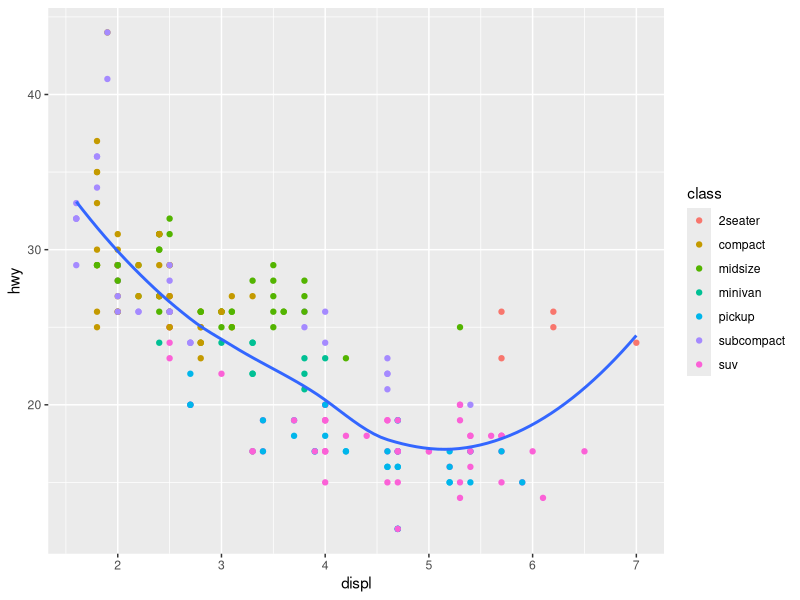
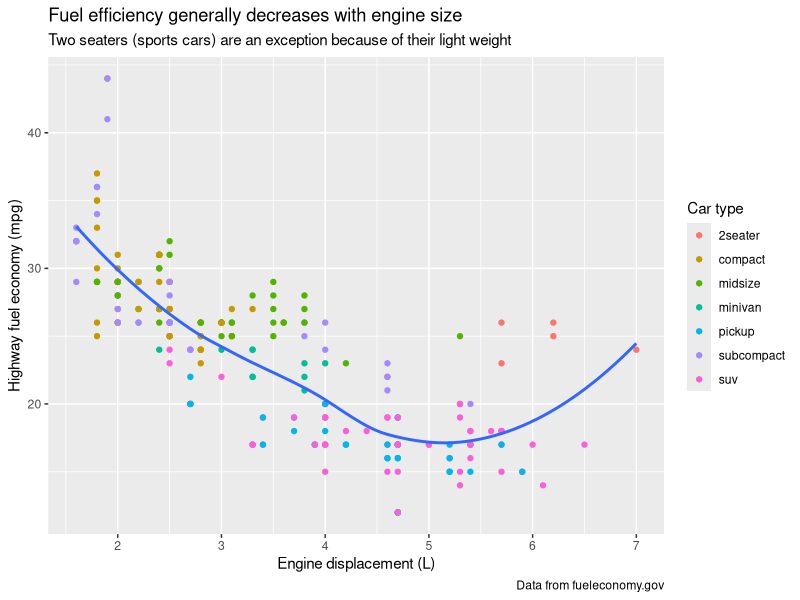
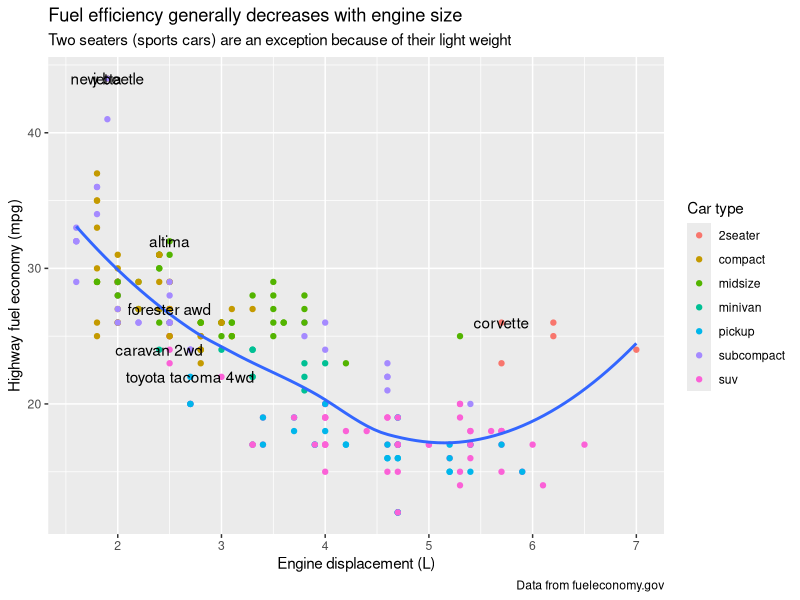
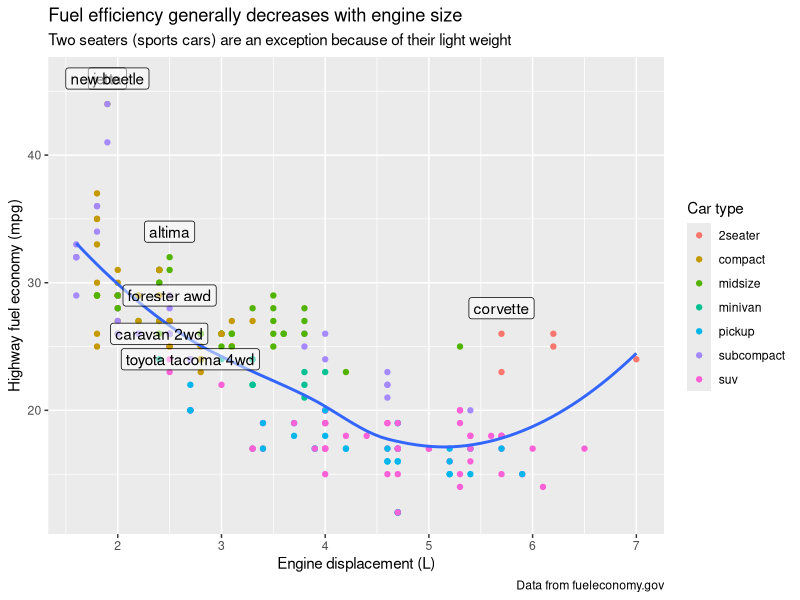
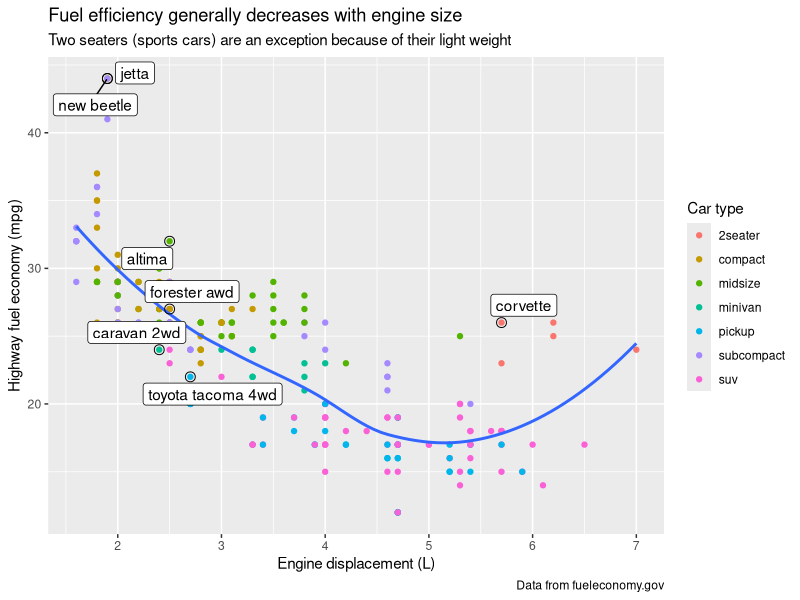
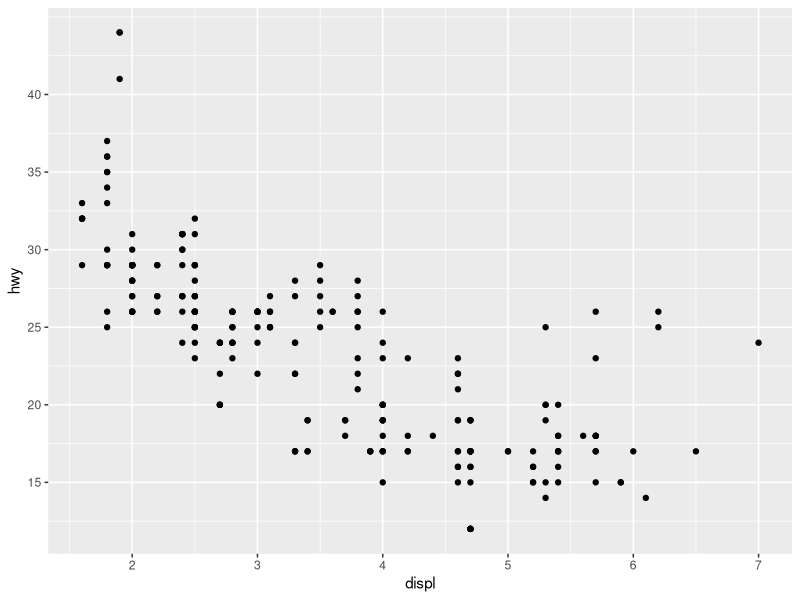

Source code (R) for these figures, in order: (Note: this script raises an error after producing the figures.)
## ---- chunk 1
knitr::opts_chunk$set(echo = TRUE)
# Load libraries
library(tidyverse)
library(ggrepel)
library(viridis)
library(gridExtra)
library(RColorBrewer)
## ---- chunk 2
mpg %>%
  ggplot(aes(displ, hwy)) +
  geom_point(aes(color = class)) +
  geom_smooth(se = FALSE)
## ---- chunk 3
basic_plot <- mpg %>%
  ggplot(aes(displ, hwy)) +
  geom_point(aes(color = class)) +
  geom_smooth(se = FALSE) +
  labs(
    title = "Fuel efficiency generally decreases with engine size",
    subtitle = "Two seaters (sports cars) are an exception because of their light weight",
    caption = "Data from fueleconomy.gov",
    x = "Engine displacement (L)",
    y = "Highway fuel economy (mpg)", 
    color = "Car type"
    )

basic_plot
## ---- chunk 4
## Best MPG in each car class
(best_in_class <- mpg %>%
  group_by(class) %>%
  filter(row_number(desc(hwy)) == 1)
)
## ---- chunk 5
basic_plot +
  geom_text(data = best_in_class, aes(label = model))
## ---- chunk 6
basic_plot +
  geom_label(data = best_in_class, aes(label = model), nudge_y = 2, alpha = 0.5)
## ---- chunk 7
basic_plot +
  geom_point(size = 3, shape = 1, data = best_in_class) +
  ggrepel::geom_label_repel(data = best_in_class, aes(label = model))
## ---- chunk 8
ggplot(mpg, aes(displ, hwy)) +
  geom_point() +
  scale_y_continuous(breaks = seq(15, 40, by = 5))
## ---- chunk 9
presidential %>%
  mutate(id = 33 + row_number()) %>%
  ggplot(aes(start, id, color = party)) +
  geom_point(size = 4) +
  geom_segment(aes(xend = end, yend = id), size = 3) +
  scale_x_date(breaks = presidential$start, date_labels = "'%y") +
  scale_y_continuous(breaks = seq(34, 44, 1), labels = presidential$name) +
  scale_colour_manual(values = c("Republican" = "red", "Democratic" = "blue")) +
  theme(
    panel.grid.minor.x = element_blank(),
    panel.grid.minor.y = element_blank(),
    legend.position = "bottom"
  ) +
  labs(
    title = "The political party of the elected US president regularly changes.",
    x = "",
    y = "",
    color = "Political Party"
  )

## ---- chunk 10
glimpse(presidential)
## ---- chunk 11
presidential %>%
  mutate(id = 33 + row_number())
## ---- chunk 12
presidential %>%
  mutate(id = 33 + row_number()) %>%
  ggplot(aes(start, id, color = party)) +
    geom_point(size = 4)
## ---- chunk 13
presidential %>%
  mutate(id = 33 + row_number()) %>%
  ggplot(aes(start, id, color = party)) +
    geom_point(size = 4) +
    geom_segment(aes(xend = end, yend = id), size = 3)
## ---- chunk 14
presidential %>%
  mutate(id = 33 + row_number()) %>%
  ggplot(aes(start, id, color = party)) +
    geom_point(size = 4) +
    geom_segment(aes(xend = end, yend = id), size = 3) +
    scale_x_date(breaks = presidential$start, date_labels = "'%y")
## ---- chunk 15
presidential %>%
  mutate(id = 33 + row_number()) %>%
  ggplot(aes(start, id, color = party)) +
  geom_point(size = 4) +
  geom_segment(aes(xend = end, yend = id), size = 3) +
  scale_x_date(breaks = presidential$start, date_labels = "'%y") +
  scale_y_continuous(breaks = seq(34, 44, 1), labels = presidential$name)
## ---- chunk 16
presidential %>%
  mutate(id = 33 + row_number()) %>%
  ggplot(aes(start, id, color = party)) +
  geom_point(size = 4) +
  geom_segment(aes(xend = end, yend = id), size = 3) +
  scale_x_date(breaks = presidential$start, date_labels = "'%y") +
  scale_y_continuous(breaks = seq(34, 44, 1), labels = presidential$name) +
  scale_colour_manual(values = c("Republican" = "red", "Democratic" = "blue"))
## ---- chunk 17
presidential %>%
  mutate(id = 33 + row_number()) %>%
  ggplot(aes(start, id, color = party)) +
  geom_point(size = 4) +
  geom_segment(aes(xend = end, yend = id), size = 3) +
  scale_x_date(breaks = presidential$start, date_labels = "'%y") +
  scale_y_continuous(breaks = seq(34, 44, 1), labels = presidential$name) +
  scale_colour_manual(values = c("Republican" = "red", "Democratic" = "blue")) +
  theme(
    panel.grid.minor.x = element_blank(),
    panel.grid.minor.y = element_blank(),
    legend.position = "bottom"
  ) 
## ---- chunk 18
presidential %>%
  mutate(id = 33 + row_number()) %>%
  ggplot(aes(start, id, color = party)) +
  geom_point(size = 4) +
  geom_segment(aes(xend = end, yend = id), size = 3) +
  scale_x_date(breaks = presidential$start, date_labels = "'%y") +
  scale_y_continuous(breaks = seq(34, 44, 1), labels = presidential$name) +
  scale_colour_manual(values = c("Republican" = "red", "Democratic" = "blue")) +
  theme(
    panel.grid.minor.x = element_blank(),
    panel.grid.minor.y = element_blank(),
    legend.position = "bottom"
  ) +
  labs(
    title = "The political party of the elected US president regularly changes.",
    x = "",
    y = "",
    color = "Political Party"
  )
## ---- chunk 19
mpg %>%
  ggplot(aes(displ, hwy)) +
  geom_point(aes(color = drv))

mpg %>%
  ggplot(aes(displ, hwy)) +
  geom_point(aes(color = drv)) +
  scale_colour_brewer(palette = "Set1")

mpg %>%
  ggplot(aes(displ, hwy)) +
  geom_point(aes(color = drv, shape = drv)) +
  scale_colour_brewer(palette = "Set1")
## ---- chunk 20
df <- tibble(
  x = rnorm(10000),
  y = rnorm(10000)
)

regular_plot <- df %>%
  ggplot(aes(x, y)) +
  geom_hex() +
  coord_fixed()

viridis_plot <- df %>%
  ggplot(aes(x, y)) +
  geom_hex() +
  viridis::scale_fill_viridis() +
  coord_fixed()

grid.arrange(regular_plot, viridis_plot, nrow = 1)
## ---- chunk 21
# Original plot
original <- mpg %>% 
  ggplot(aes(displ, hwy)) +
  geom_point(aes(color = class)) +
  geom_smooth()

filtered <- mpg %>% 
  filter(displ >= 5, displ <= 7, hwy >= 10, hwy <= 30) %>% 
  ggplot(aes(displ, hwy)) +
  geom_point(aes(color = class)) +
  geom_smooth()
  
axis_scaled <- ggplot(mpg, mapping = aes(displ, hwy)) +
  geom_point(aes(color = class)) +
  geom_smooth() +
  coord_cartesian(xlim = c(5, 7), ylim = c(10, 30))

grid.arrange(original, filtered, axis_scaled, nrow = 3)
## ---- chunk 22
suv <- mpg %>% 
  filter(class == "suv")
compact <- mpg %>% 
  filter(class == "compact")

suv_plot <- suv %>% 
  ggplot(aes(displ, hwy, colour = drv)) +
  geom_point()

compact_plot <- compact %>% 
  ggplot(aes(displ, hwy, color = drv)) +
  geom_point()

grid.arrange(suv_plot, compact_plot, nrow = 1)
## ---- chunk 23
x_scale <- scale_x_continuous(limits = range(mpg$displ))
y_scale <- scale_y_continuous(limits = range(mpg$hwy))
col_scale <- scale_colour_discrete(limits = unique(mpg$drv))

suv_plot <- suv %>%
  ggplot(aes(displ, hwy, color = drv)) +
  geom_point() +
  x_scale +
  y_scale +
  col_scale

compact_plot <- compact %>%
  ggplot(aes(displ, hwy, color = drv)) +
  geom_point() +
  x_scale +
  y_scale +
  col_scale

grid.arrange(suv_plot, compact_plot, nrow = 1)
## ---- chunk 24
mpg %>% 
  ggplot(aes(displ, hwy)) +
  geom_point(aes(color = class)) +
  geom_smooth(se = FALSE) +
  theme_minimal()
